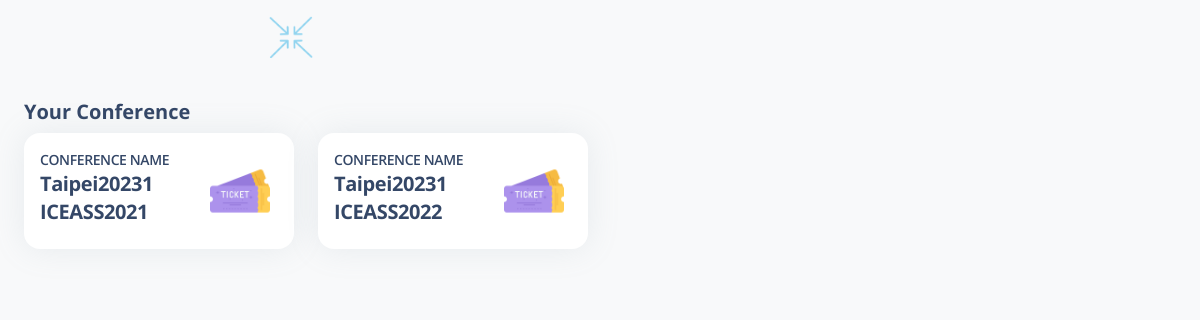
Screenshot of / (signed in) with the database file from the repository.
### authentication/models.py (models this page shows)
class Track(models.Model):
    trackCode = models.CharField(max_length=20, primary_key=True)
    trackName = models.CharField(max_length=30)
    Conference = models.ForeignKey(Conference, on_delete=models.CASCADE)
    proceedings = models.FileField(upload_to='proceedings/')
    program = models.FileField(upload_to='program/')

class Conference(models.Model):
    conferenceCode = models.CharField(max_length=20, primary_key=True)
    conferenceName = models.CharField(max_length=100, default='adminConference')
    conferenceStartDate = models.DateField(default=CONFERENCE_START_DATE)
    conferenceEndDate = models.DateField(default=CONFERENCE_END_DATE)
    conferenceLocation = models.CharField(max_length=30, default='adminLocation')
    agenda = models.FileField(upload_to='agenda/')

### authentication/views.py (the view)
# urls.py: path('', views.home, name='home'),
def home(request):
    user = request.user
    if user.is_authenticated:
        user_tracks = user.userprofile.tracks.all()
        context = {"tracks": user_tracks}
        return render(request, 'authentication/index.html', context)
    return render(request, 'authentication/index1.html')

### templates/authentication/index.html (shortened to what this page needs)
{% load static %}
<!DOCTYPE html>
<html lang="en">
<head>
  <link href="./static/css/nucleo-icons.css" rel="stylesheet" />
  <link href="./static/css/nucleo-svg.css" rel="stylesheet" />
  <link href="./static/css/nucleo-svg.css" rel="stylesheet" />
  <link id="pagestyle" href="./static/css/argon-dashboard.css?v=2.0.4" rel="stylesheet" />
</head>
<body class="g-sidenav-show   bg-gray-100">
    {% if user.is_authenticated %}
    <nav class="navbar navbar-main navbar-expand-lg px-0 mx-4 shadow-none border-radius-xl " id="navbarBlur" data-scroll="false">
        <div class="container-fluid py-1 px-3">
          <nav aria-label="breadcrumb">
            <div class="logo-container" style="display: flex; justify-content: center; align-items: center;">
              <img src="./static/img/logo1.png" alt="GatherEase Logo" style="max-width: 10%; max-height: 10%;">
            </div>
          </nav>
        </div>
    </nav>
    <div class="container-fluid py-4">
      <div class="row">
          <div class="col-xl-3 col-md-6 col-12 mb-xl-0 mb-4">
              <h5 class="font-weight-bolder">
                  Your Conference
              </h5>
          </div>
      </div>
      <div class="row">
          {% for track in tracks %}
              <div class="col-xl-3 col-md-6 col-12 mb-xl-0 mb-4">
                <a href="{% url 'ticket' track.trackCode %}">
                      <div class="card">
                          <div class="card-body p-3">
                              <div class="row">
                                  <div class="col-8">
                                      <div class="numbers">
                                          <p class="text-sm mb-0 text-uppercase font-weight-bold">Conference Name</p>
                                          <h5 class="font-weight-bolder">
                                              {{ track.Conference.conferenceName}}
                                              {{ track.trackName }}
                                          </h5>
                                      </div>
                                  </div>
                                  <div class="col-4 text-end">
                                      <div class="d-flex justify-content-end align-items-center" style="height: 100%;">
                                          <img src="./static/img/ticket.png" alt="ticket flag" style="width: 60px; height: 60px; margin-right: 8px;">
                                      </div>
                                  </div>
                              </div>
                          </div>
                      </div>
                  </a>
              </div>
          {% endfor %}
      </div>
  </div>
    {% endif %}
  </body>
  </html>

### rows the page displays
Track: Conference.conferenceName "Taipei20231", trackName "ICEASS2021"
Track: Conference.conferenceName "Taipei20231", trackName "ICEASS2022"
